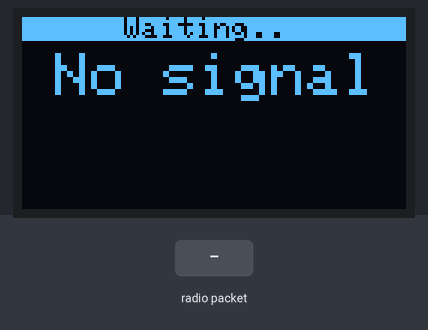
Bench run of a sketch on a simulated Arduino Uno, built with avr-gcc and run on an emulated ATmega328P. Shown: 128×64 one-colour display. The test bench sets the inputs (shaded band). No radio packets arrive unless stated.

Above: at 1.2 s.
1.3 s: radio packet "1" arrives
At 2.3 s:
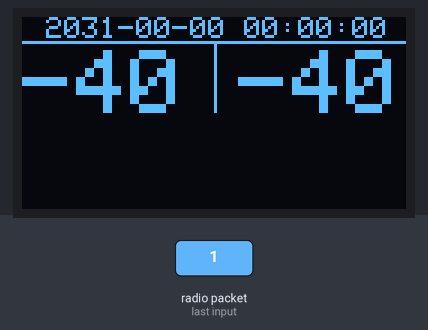
2.8 s: radio packet "0" arrives
At 3.4 s:
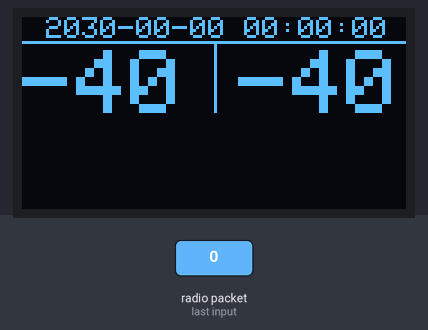
4.3 s: radio packet "2" arrives
Timing chart, 0 to 7.3 s (numbered marks = the images above; inputs shaded):
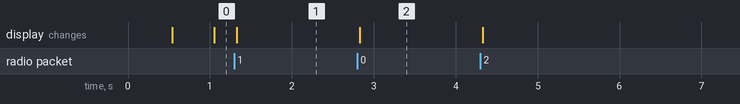

Measured:
- after the input at 1.3 s, the display: changes at once (image 1)
- after the input at 2.8 s, the display: changes at once (image 2)

The sketch:

temperature_logger_receiver.ino
```cpp
// Connection matrix:
//
// Arduino	| RF24		| OLED
//----------------------------------
// D0		|			|
// D1		|			|
// D2		| CE		|
// D3		| CSN		|
// D4		|			|
// D5		|			|
// D6		|			|
// D7		|			|
// D8		|			|
// D9		|			|
// D10		|			|
// D11		| MOSI		|
// D12		| MISO		|
// D13		| SCK		|
// A0		|			|
// A1		|			|
// A2		|			|
// A3		|			|
// A4		|			| SDA
// A5		|			| SCL
// A6		|			|
// A7		|			|

#include <Wire.h>
#include <SPI.h>
#include <RF24.h>
#include <Adafruit_GFX.h>
#include <Adafruit_SSD1306.h>

#define OLED_ADDRESS 0x3C

RF24 radio(2, 3); // CE, CSN
Adafruit_SSD1306 oled(-1); // no reset pin

const byte radioId[4] = "ZFT";
byte radioPayload[8] = {0};

bool loggingEnabled = false;
char timestamp[20] = "2000-00-00 00:00:00";
char temperatures[8] = "  0   0";
unsigned long lastMessage = 0xfff00000;
byte animationIndex = 0;

void packedBcdToAscii(byte b, char * dst)
{
	dst[0] = '0' + ((b >> 4) & 0x0f);
	dst[1] = '0' + ((b >> 0) & 0x0f);
}

void unpackPayload()
{
	loggingEnabled = (radioPayload[0] & 0x80) == 0x80;

	packedBcdToAscii(radioPayload[0] & 0x7f, timestamp + 2);
	packedBcdToAscii(radioPayload[1], timestamp + 5);
	packedBcdToAscii(radioPayload[2], timestamp + 8);
	packedBcdToAscii(radioPayload[3], timestamp + 11);
	packedBcdToAscii(radioPayload[4], timestamp + 14);
	packedBcdToAscii(radioPayload[5], timestamp + 17);

	int t1 = radioPayload[6] - 40;
	int t2 = radioPayload[7] - 40;

	String str = String(t1);

	while(str.length()<3)
		str = String(" " + str);

	strcpy(temperatures, str.c_str());

	str = String(t2);

	while(str.length()<3)
		str = String(" " + str);

	strcpy(temperatures + 4, str.c_str());

	temperatures[3] = ' ';
}

void setup()
{
	Wire.begin();

	oled.begin(SSD1306_SWITCHCAPVCC, OLED_ADDRESS);
	oled.clearDisplay();
	oled.display();

	radio.begin();
	radio.setChannel(37);
	radio.setAddressWidth(3);
	radio.setPayloadSize(8);
	radio.setDataRate(RF24_250KBPS);
	radio.setPALevel(RF24_PA_MAX);
	radio.openReadingPipe(0, radioId);
	radio.startListening();
}

void loop()
{
	if (radio.available())
  	{
  		lastMessage = millis();
  		animationIndex = 255;

		radio.read(radioPayload, sizeof(radioPayload));

		unpackPayload();

		oled.clearDisplay();

		if(loggingEnabled)
		{
			oled.fillRect(0, 0, 4, 8, WHITE);
			oled.fillRect(124, 0, 4, 8, WHITE);
		}

		oled.setTextColor(WHITE);
		oled.setTextSize(1);
		oled.setCursor(8, 0);
		oled.println(timestamp);
		oled.setTextSize(3);
		oled.setCursor(0, 11);
		oled.println(temperatures);
		oled.drawFastHLine(0, 8, 128, WHITE);
		oled.drawFastVLine(64, 8, 24, WHITE);
		oled.display();
  	}
  	else if(millis() - lastMessage > 90000)
  	{
  		byte index = (millis() >> 9) & 0x3;

  		if(index != animationIndex)
  		{
  			animationIndex = index;

	  		oled.clearDisplay();

			oled.fillRect(0, 0, 128, 8, WHITE);
			oled.setTextColor(BLACK);
			oled.setTextSize(1);
			oled.setCursor(34, 0);
			oled.print("Waiting");

			for(int i=0; i<animationIndex; i++)
				oled.print(".");

			oled.setTextColor(WHITE);
			oled.setTextSize(2);
			oled.setCursor(11, 12);
			oled.println("No signal");
			oled.display();
  		}
  	}
}
```
